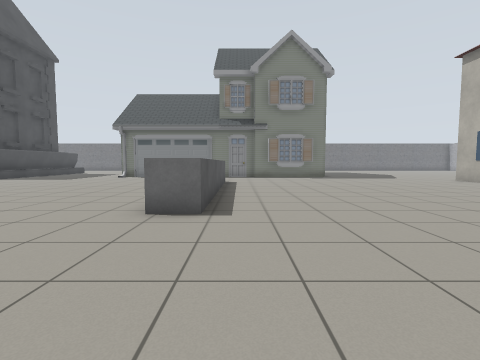
view 1 (above)

22 first-person views from a walk through a world built for the Gazebo simulator. The camera is 0.94 m above the floor, tilts 4° down and sees 85° across. The lines on the ground mark 1 m squares. The floor is counted in squares, 1 m on a side. Each view is taken from the middle of a square. On the plan, view 1 faces up. The plan holds only what a view shows up to about 11 squares ahead; the rest is blank. The place goes on beyond the plan. Robots are left out. Simple shapes stand in for some stock models. Some surface patterns are stand-ins.

view 2
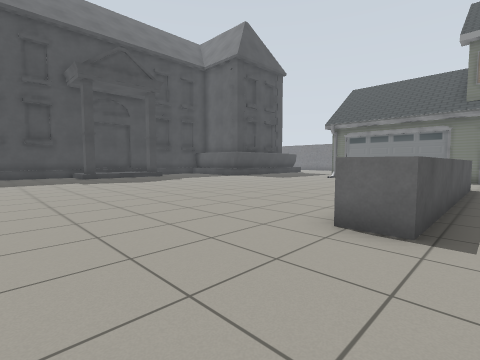

view 3
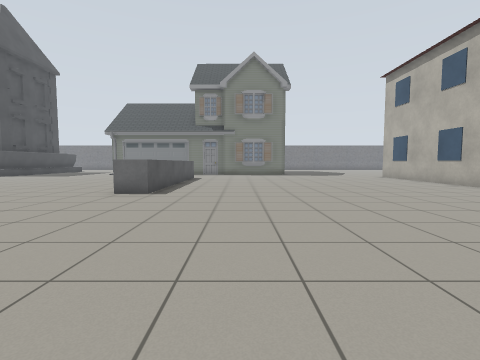

view 4
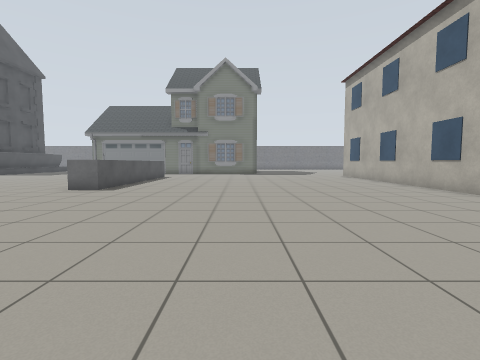

view 5
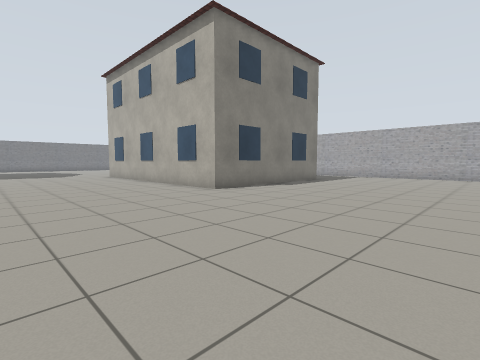

view 6
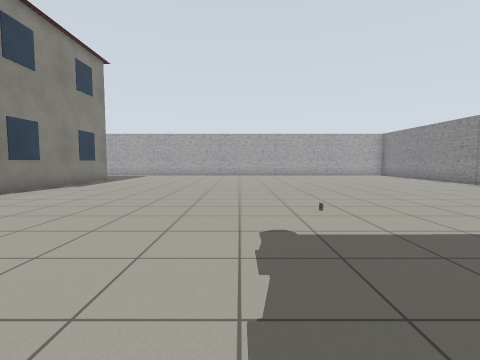

view 7
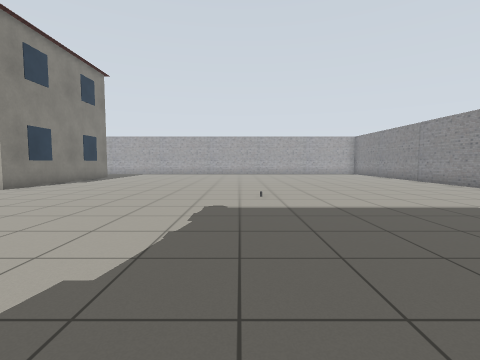

view 8
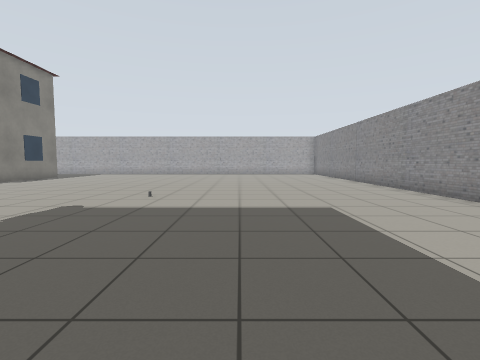

view 9
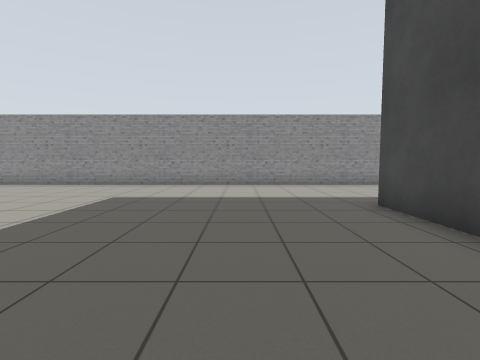

view 10
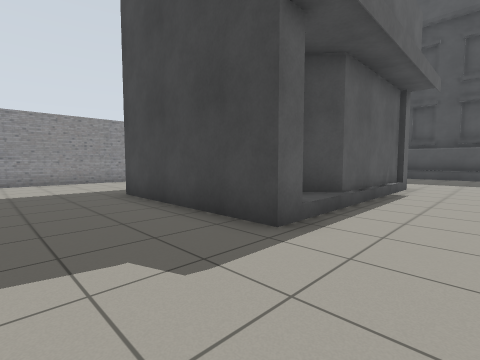

view 11
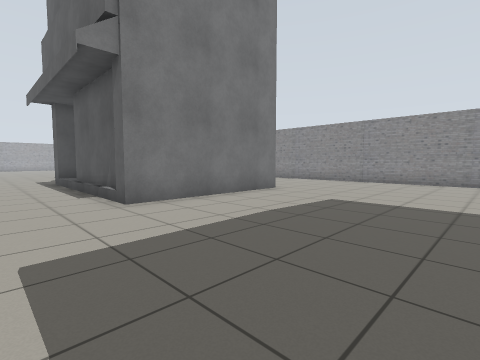

view 12
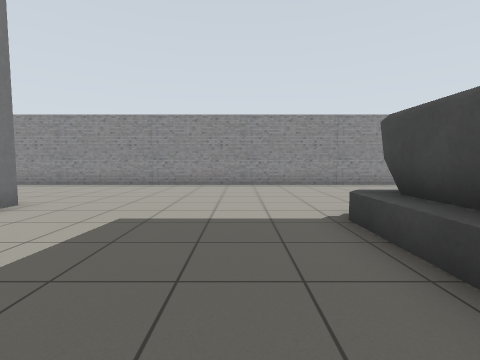

view 13
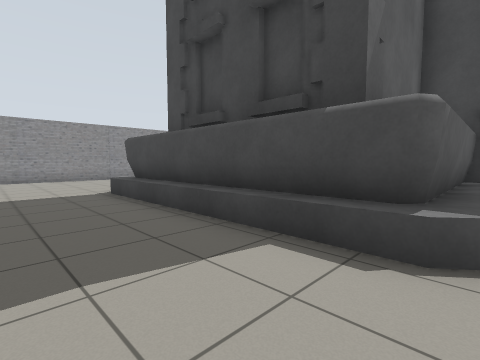

view 14
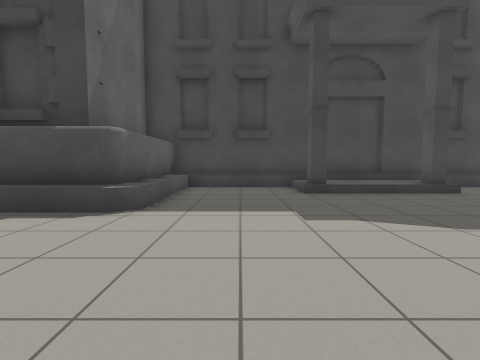

view 15
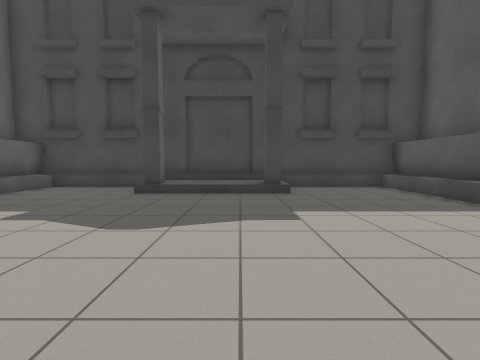

view 16
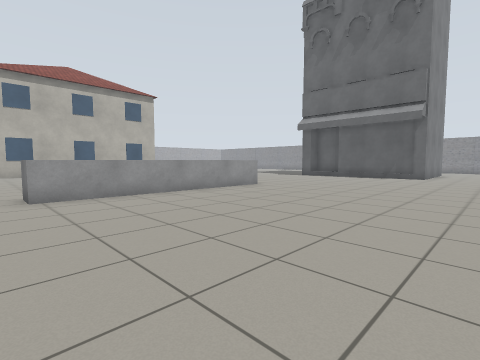

view 17
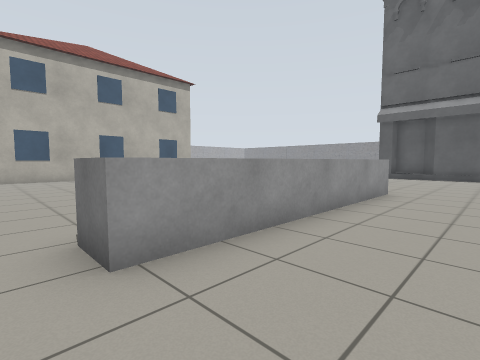

view 18
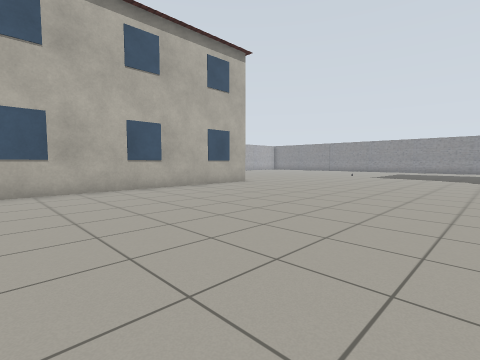

view 19
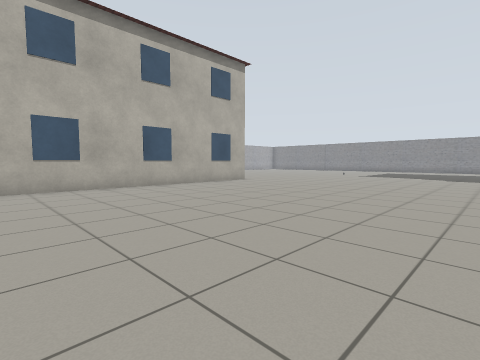

view 20
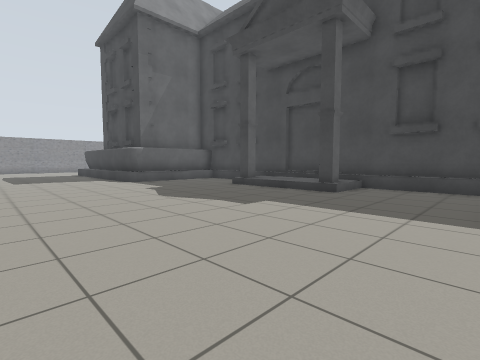

view 21
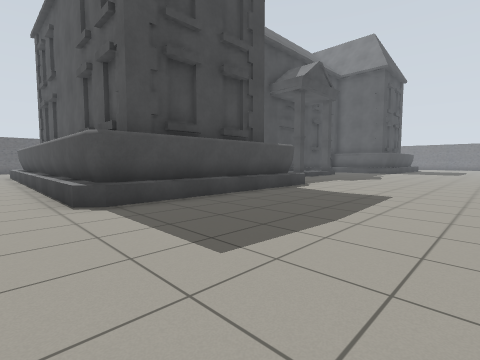

view 22
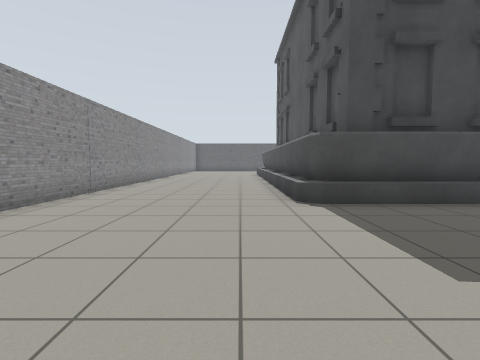

### Floor plan
Key: @ floor where view 1 was taken; # wall or solid block; . floor; B grey box; U building; S shop; C school; O other object.
Columns run from 18 left of view 1 to 17 right of it. Each row starts with its distance up from view 1.
 13 C............................U
 12 C................B...........U
 11 C................B...........U
 10 C................B...........U
  9 CCC..............B...........U
  8 CCC..............B...........U
  7 CCC..............B...........U
  6 CCC..............B...........U
  5 CCC..............B...........U
  4 C............................U
  3 C............................UUUUU
  2 C.................................
  1 CCCCCC.............................
  0 CCCCCC.......  ...@.................
 -1 CCCCCC..............................
 -2     CC..............................
 -3     CC......SSSSSSSS................
 -4     CC......S    SSS..............
 -5     CC......S      S..............
 -6 CCCCCC......S      S.......O......
 -7 CCCCCC......S      S..............
 -8 ............S      S..............
 -9 .............      ...............
-10 ..............    ................
-11 ...............   ................
-12 ................ .................
-13 ................ .................
-14 ##################################

Where each view was taken, in squares from view 1:
view 1: 0 up, 0 right, facing up
view 2: 1 up, 0 right, facing up-left
view 3: 3 down, 2 right, facing up
view 4: 4 down, 4 right, facing up
view 5: 4 down, 5 right, facing up-right
view 6: 4 down, 4 right, facing right
view 7: 5 down, 2 right, facing right
view 8: 8 down, 2 right, facing right
view 9: 3 down, 4 right, facing down
view 10: 1 down, 4 right, facing down-left
view 11: 1 down, 12 left, facing down-right
view 12: 3 down, 11 left, facing down
view 13: 1 up, 10 left, facing down-left
view 14: 3 up, 8 left, facing left
view 15: 8 up, 8 left, facing left
view 16: 13 up, 9 left, facing down-right
view 17: 13 up, 4 left, facing down-right
view 18: 12 up, 2 right, facing down-right
view 19: 13 up, 1 right, facing down-right
view 20: 13 up, 8 left, facing down-left
view 21: 9 down, 7 left, facing up-left
view 22: 9 down, 7 left, facing left
